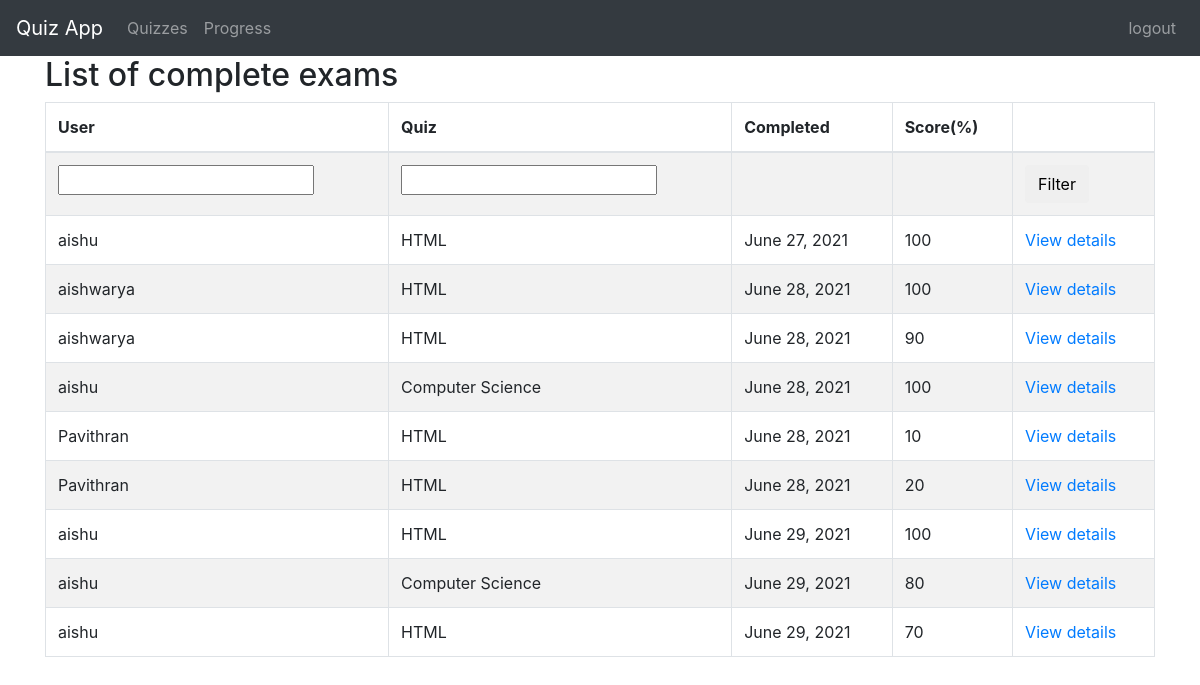
/marking/ (signed in), run on the app's committed database.
### quiz/models.py (models this page shows, shortened)
class Sitting(models.Model):
    user = models.ForeignKey(settings.AUTH_USER_MODEL, verbose_name=_("User"), on_delete=models.CASCADE)
    quiz = models.ForeignKey(Quiz, verbose_name=_("Quiz"), on_delete=models.CASCADE)
    question_order = models.CharField(validators=[validate_comma_separated_integer_list],
        max_length=1024, verbose_name=_("Question Order"))
    question_list = models.CharField(validators=[validate_comma_separated_integer_list],
        max_length=1024, verbose_name=_("Question List"))
    incorrect_questions = models.CharField(validators=[validate_comma_separated_integer_list],
        max_length=1024, blank=True, verbose_name=_("Incorrect questions"))
    current_score = models.IntegerField(verbose_name=_("Current Score"))
    complete = models.BooleanField(default=False, blank=False,
                                   verbose_name=_("Complete"))
    user_answers = models.TextField(blank=True, default='{}',
                                    verbose_name=_("User Answers"))
    start = models.DateTimeField(auto_now_add=True,
                                 verbose_name=_("Start"))
    end = models.DateTimeField(null=True, blank=True, verbose_name=_("End"))
    objects = SittingManager()
    class Meta:
        permissions = (("view_sittings", _("Can see completed exams.")),)
    def _question_ids(self):
        return [int(n) for n in self.question_order.split(',') if n]
    @property
    def get_percent_correct(self):
        dividend = float(self.current_score)
        divisor = len(self._question_ids())
        if divisor < 1:
            return 0            # prevent divide by zero error
        if dividend > divisor:
            return 100
        correct = int(round((dividend / divisor) * 100))
        if correct >= 1:
            return correct
        else:
            return 0

class Quiz(models.Model):
    title = models.CharField(
        verbose_name=_("Title"),
        max_length=60, blank=False)
    description = models.TextField(
        verbose_name=_("Description"),
        blank=True, help_text=_("a description of the quiz"))
    url = models.SlugField(
        max_length=60, blank=False,
        help_text=_("a user friendly url"),
        verbose_name=_("user friendly url"))
    category = models.ForeignKey(
        Category, null=True, blank=True,
        verbose_name=_("Category"), on_delete=models.CASCADE)
    random_order = models.BooleanField(
        blank=False, default=False,
        verbose_name=_("Random Order"),
        help_text=_("Display the questions in "
                    "a random order or as they "
                    "are set?"))
    max_questions = models.PositiveIntegerField(
        blank=True, null=True, verbose_name=_("Max Questions"),
        help_text=_("Number of questions to be answered on each attempt."))
    answers_at_end = models.BooleanField(
        blank=False, default=False,
        help_text=_("Correct answer is NOT shown after question."
                    " Answers displayed at the end."),
        verbose_name=_("Answers at end"))
    exam_paper = models.BooleanField(
        blank=False, default=False,
        help_text=_("If yes, the result of each"
                    " attempt by a user will be"
                    " stored. Necessary for marking."),
        verbose_name=_("Exam Paper"))
    single_attempt = models.BooleanField(
        blank=False, default=False,
        help_text=_("If yes, only one attempt by"
                    " a user will be permitted."
                    " Non users cannot sit this exam."),
        verbose_name=_("Single Attempt"))
    pass_mark = models.SmallIntegerField(
        blank=True, default=0,
        verbose_name=_("Pass Mark"),
        help_text=_("Percentage required to pass exam."),
        validators=[MaxValueValidator(100)])
    success_text = models.TextField(
        blank=True, help_text=_("Displayed if user passes."),
        verbose_name=_("Success Text"))
    fail_text = models.TextField(
        verbose_name=_("Fail Text"),
        blank=True, help_text=_("Displayed if user fails."))
    draft = models.BooleanField(
        blank=True, default=False,
        verbose_name=_("Draft"),
        help_text=_("If yes, the quiz is not displayed"
                    " in the quiz list and can only be"
                    " taken by users who can edit"
                    " quizzes."))
    class Meta:
        verbose_name = _("Quiz")
        verbose_name_plural = _("Quizzes")
    def __str__(self):
        return self.title

### quiz/views.py (the view)
class QuizMarkingList(QuizMarkerMixin, SittingFilterTitleMixin, ListView):
    model = Sitting
    def get_queryset(self):
        queryset = super(QuizMarkingList, self).get_queryset()\
                                               .filter(complete=True)
        user_filter = self.request.GET.get('user_filter')
        if user_filter:
            queryset = queryset.filter(user__username__icontains=user_filter)
        return queryset
    class Meta:
        pass

### quiz/views.py (called while the page is built)
    @method_decorator(login_required)
    @method_decorator(permission_required('quiz.view_sittings'))
    def dispatch(self, *args, **kwargs):
        return super(QuizMarkerMixin, self).dispatch(*args, **kwargs)

    def get_queryset(self):
        queryset = super(SittingFilterTitleMixin, self).get_queryset()
        quiz_filter = self.request.GET.get('quiz_filter')
        if quiz_filter:
            queryset = queryset.filter(quiz__title__icontains=quiz_filter)
        return queryset

### quiz/templates/quiz/sitting_list.html (shortened to what this page needs)
{% extends 'base.html' %}
{% load i18n %}
{% block content %}
<h2>{% trans "List of complete exams" %}</h2>
    {% if sitting_list %}
		<table class="table table-bordered table-striped">
		  <thead>
			<tr>
			  <th>{% trans "User" %}</th>
			  <th>{% trans "Quiz" %}</th>
			  <th>{% trans "Completed" %}</th>
			  <th>{% trans "Score" %}(%)</th>
			  <th></th>
			</tr>
		  </thead>
		  <tbody>
			<tr>
			  <form action="" method="GET">
				<td><input type="text" name="user_filter" /></td>
				<td><input type="text" name="quiz_filter" /></td>
				<td></td>
				<td></td>
				<td><button type="submit" class="btn btn-default">{% trans "Filter"%}</button></td>
			  </form>
			</tr>
        {% for sitting in sitting_list %}
			<tr>
			  <td>{{ sitting.user }}</td>
			  <td>{{ sitting.quiz }}</td>
			  <td>{{ sitting.end|date }}</td>
			  <td>{{ sitting.get_percent_correct }}</td>
			  <td>
				<a href="{% url 'quiz_marking_detail' pk=sitting.id %}">
				  {% trans "View details" %}
				</a>
			</tr>
        {% endfor %}
		  </tbody>
		</table>
    {% else %}
        <p>{% trans "There are no matching quizzes" %}.</p>
    {% endif %}
{% endblock %}

### quiz/templates/base.html (shortened to what this page needs)
{% load i18n %}
<!DOCTYPE html>
<html xmlns:fb="http://www.facebook.com/2008/fbml" xmlns="http://www.w3.org/1999/xhtml" xml:lang="en" lang="en" dir="ltr">
<head>
  <link rel="stylesheet" href="https://stackpath.bootstrapcdn.com/bootstrap/4.1.2/css/bootstrap.min.css"
>
</head>
<body>
  <nav class="navbar navbar-expand-lg navbar-dark bg-dark">
    <a class="navbar-brand" href="{% url 'index' %}">Quiz App</a>
    <div class="collapse navbar-collapse" id="navbarSupportedContent">
      <ul class="navbar-nav rm-auto">
        {% if user.is_authenticated %}
        <li class="nav-tem" style="color:gray">
          <a href="{% url 'quiz_index' %}" class="nav-link">Quizzes</a>
        </li>
        <li class="nav-tem" style="color:gray">
            <a href="{% url 'quiz_progress' %}" class="nav-link">Progress</a>
          </li>
        {% endif %}
      </ul>
      <ul class="navbar-nav ml-auto">
        <li class="nav-item ">
          {% if user.is_authenticated %}
          <a class="nav-link" href="{% url 'logout' %}">logout</a>
          {% else %}
          <a class="nav-link" href="{% url 'login' %}">Login</a>
          {% endif %}
        </li>
      </ul>
    </div>
  </nav>
  <div class="container">
     {% block content %} {% endblock %}
  </div>
</body>
</html>

### data on the page
Sitting: user "aishu", quiz "HTML", end "June 27, 2021", get_percent_correct "100"
Sitting: user "aishwarya", quiz "HTML", end "June 28, 2021", get_percent_correct "100"
Sitting: user "aishwarya", quiz "HTML", end "June 28, 2021", get_percent_correct "90"
Sitting: user "aishu", quiz "Computer Science", end "June 28, 2021", get_percent_correct "100"
Sitting: user "Pavithran", quiz "HTML", end "June 28, 2021", get_percent_correct "10"
Sitting: user "Pavithran", quiz "HTML", end "June 28, 2021", get_percent_correct "20"
Sitting: user "aishu", quiz "HTML", end "June 29, 2021", get_percent_correct "100"
Sitting: user "aishu", quiz "Computer Science", end "June 29, 2021", get_percent_correct "80"
Sitting: user "aishu", quiz "HTML", end "June 29, 2021", get_percent_correct "70"
